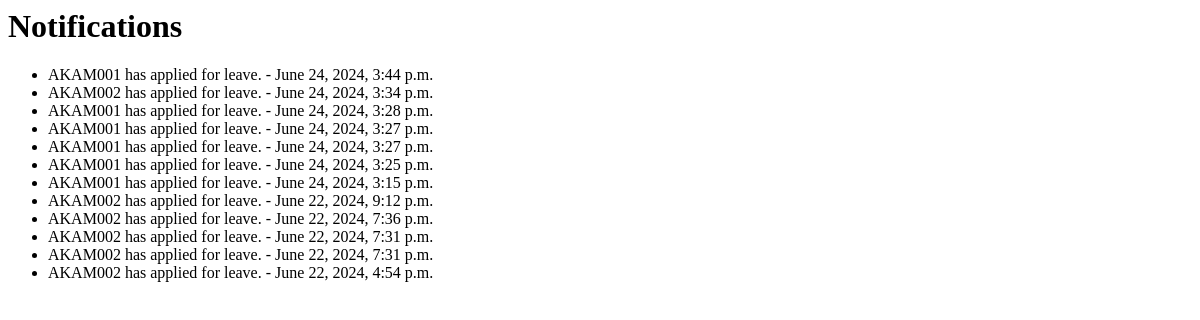
The page /notification/ (signed in) on the database as committed earlier.
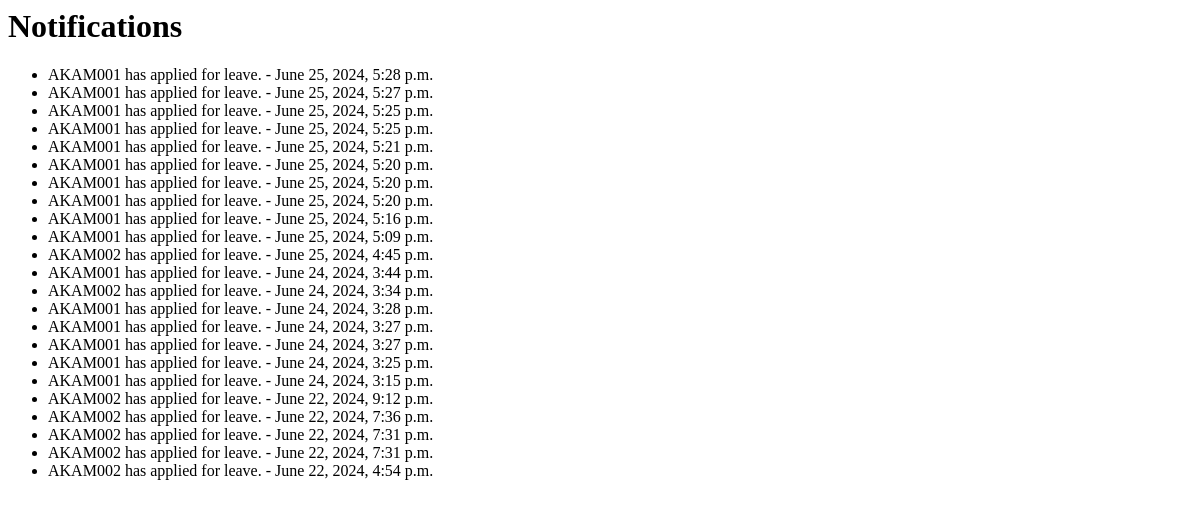
The same page on the database as committed later.
### notification/models.py (models this page shows, shortened)
class Notification(models.Model):
    recipient = models.ForeignKey(User, on_delete=models.CASCADE)
    message = models.TextField()
    is_read = models.BooleanField(default=False)
    timestamp = models.DateTimeField(auto_now_add=True)

### notification/views.py (the view)
# urls.py: path('', views.view_notifications, name='view_notifications'),
@login_required
def view_notifications(request):
    user_notifications = Notification.objects.filter(recipient=request.user).order_by('-timestamp')
    return render(request, 'notifications/view_notifications.html', {'user_notifications': user_notifications})

### notification/templates/notifications/view_notifications.html
  <h1>Notifications</h1>
  <ul>
    {% for notification in user_notifications %}
      <li>{{ notification.message }} - {{ notification.timestamp }}</li>
    {% empty %}
      <li>No notifications.</li>
    {% endfor %}
  </ul>

Rows that differ between the two databases and show on the page:
added Notification: message "AKAM001 has applied for leave.", timestamp "June 25, 2024, 5:28 p.m."
added Notification: message "AKAM001 has applied for leave.", timestamp "June 25, 2024, 5:27 p.m."
added Notification: message "AKAM001 has applied for leave.", timestamp "June 25, 2024, 5:25 p.m."
added Notification: message "AKAM001 has applied for leave.", timestamp "June 25, 2024, 5:25 p.m."
added Notification: message "AKAM001 has applied for leave.", timestamp "June 25, 2024, 5:21 p.m."
added Notification: message "AKAM001 has applied for leave.", timestamp "June 25, 2024, 5:20 p.m."
added Notification: message "AKAM001 has applied for leave.", timestamp "June 25, 2024, 5:20 p.m."
added Notification: message "AKAM001 has applied for leave.", timestamp "June 25, 2024, 5:20 p.m."
added Notification: message "AKAM001 has applied for leave.", timestamp "June 25, 2024, 5:16 p.m."
added Notification: message "AKAM001 has applied for leave.", timestamp "June 25, 2024, 5:09 p.m."
added Notification: message "AKAM002 has applied for leave.", timestamp "June 25, 2024, 4:45 p.m."
